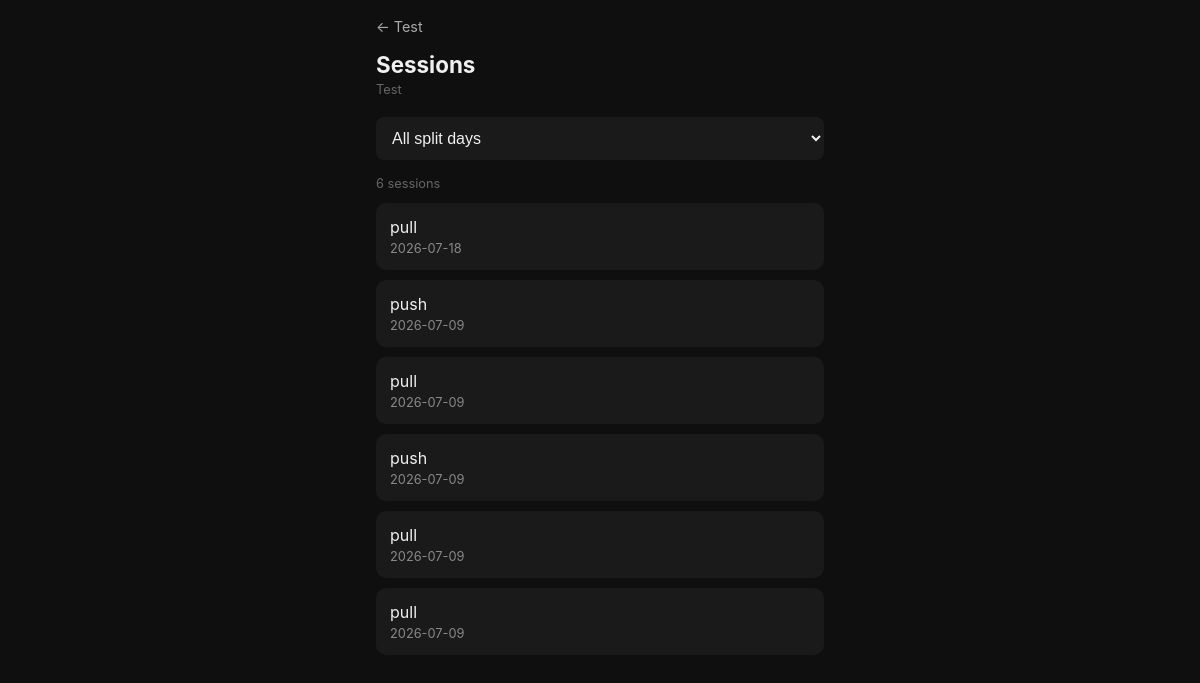
/user/2/sessions, run on the app's committed database.
### tables this page shows
CREATE TABLE users (
    user_id       INTEGER PRIMARY KEY AUTOINCREMENT,
    username      TEXT NOT NULL UNIQUE,
    password_hash TEXT NOT NULL,
    date_created  TEXT NOT NULL
);

CREATE TABLE workout_sessions (
    workout_id    INTEGER PRIMARY KEY AUTOINCREMENT,
    user_id       INTEGER NOT NULL REFERENCES users(user_id),
    date          TEXT NOT NULL,
    split_day     TEXT REFERENCES split_days(name)
);

### web_app.py (the view)
@app.route("/user/<int:user_id>/sessions")
def all_sessions(user_id):
    with get_conn() as conn:
        user = conn.execute("SELECT username FROM users WHERE user_id = ?", (user_id,)).fetchone()
        if not user:
            return redirect(url_for("index"))
        split_filter = request.args.get("split")
        split_days = [r[0] for r in conn.execute(
            "SELECT DISTINCT split_day FROM workout_sessions WHERE user_id = ? ORDER BY split_day",
            (user_id,)
        ).fetchall()]
        if split_filter:
            sessions = conn.execute(
                "SELECT workout_id, date, split_day FROM workout_sessions WHERE user_id = ? AND split_day = ? ORDER BY workout_id DESC",
                (user_id, split_filter)
            ).fetchall()
        else:
            sessions = conn.execute(
                "SELECT workout_id, date, split_day FROM workout_sessions WHERE user_id = ? ORDER BY workout_id DESC",
                (user_id,)
            ).fetchall()
    return render_template("all_sessions.html", user_id=user_id, username=user[0],
                           sessions=sessions, split_days=split_days, split_filter=split_filter)

### db.py (called while the page is built)
def get_conn():
    conn = sqlite3.connect(DB_PATH)
    conn.execute("PRAGMA foreign_keys = ON")
    return conn

### templates/all_sessions.html (shortened to what this page needs)
{% extends "base.html" %}
{% block content %}
<a class="back-link" href="{{ url_for('user_home', user_id=user_id) }}">← {{ username.title() }}</a>
<h1>Sessions</h1>
<div class="username-tag">{{ username.title() }}</div>
<select onchange="location.replace(this.value)" style="width:100%; padding:12px; border-radius:8px; border:none; background:#1a1a1a; color:#f0f0f0; font-size:1rem; margin-bottom:16px;">
  <option value="{{ url_for('all_sessions', user_id=user_id) }}" {% if not split_filter %}selected{% endif %}>All split days</option>
</select>
<div style="font-size:0.8rem; color:#666; margin-bottom:12px;">{{ sessions|length }} session{{ 's' if sessions|length != 1 else '' }}</div>
{% if not sessions %}
  <p style="color:#666;">No sessions found.</p>
{% else %}
  {% for session in sessions %}
  <a href="{{ url_for('session_detail', user_id=user_id, workout_id=session[0]) }}" class="card" style="display:block; text-decoration:none;">
    <div style="color:#f0f0f0; font-size:1rem;">{{ session[2] }}</div>
    <div style="color:#888; font-size:0.8rem; margin-top:4px;">{{ session[1] }}</div>
  </a>
  {% endfor %}
{% endif %}
{% endblock %}

### templates/base.html (style rules this page uses)
* { box-sizing: border-box; margin: 0; padding: 0; }
body { font-family: -apple-system, BlinkMacSystemFont, sans-serif; background: #0f0f0f; color: #f0f0f0; padding: 16px; max-width: 480px; margin: 0 auto; }
h1 { font-size: 1.4rem; margin-bottom: 4px; }
a { color: #4da6ff; text-decoration: none; }
.card { background: #1a1a1a; border-radius: 10px; padding: 14px; margin-bottom: 10px; }
.back-link { display: inline-block; margin-bottom: 16px; font-size: 0.9rem; color: #aaa; }
.username-tag { font-size: 0.8rem; color: #666; margin-bottom: 20px; }

### data on the page
users: title "Test"
workout_sessions: split_day "pull", date "2026-07-18"
workout_sessions: split_day "push", date "2026-07-09"
workout_sessions: split_day "pull", date "2026-07-09"
workout_sessions: split_day "push", date "2026-07-09"
workout_sessions: split_day "pull", date "2026-07-09"
workout_sessions: split_day "pull", date "2026-07-09"

### other printed values
{{ sessions|length }} "6"
{{ 's' if sessions|length != 1 else '' }} "s"
